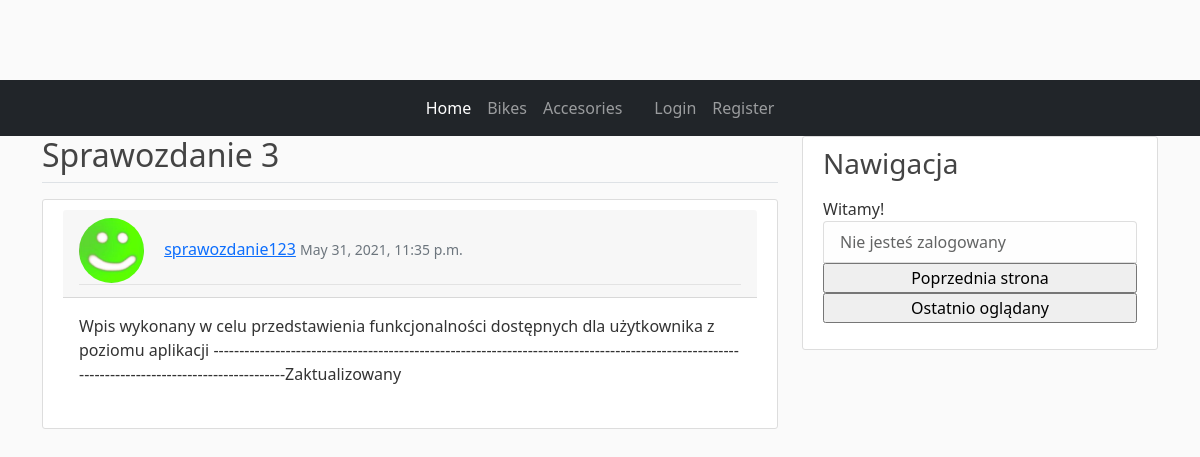
Screenshot of /post/7/ with the database file from the repository.
### blog/models.py (models this page shows, shortened)
class Post(models.Model):
    titles = models.CharField(max_length=8)
    content = models.TextField()
    date_posted = models.DateTimeField(default=timezone.now)
    author = models.ForeignKey(User, on_delete=models.CASCADE)

### users/models.py (models this page shows, shortened)
class Profile(models.Model):
    user = models.OneToOneField(User, on_delete=models.CASCADE)
    image = models.ImageField(default='default2.jpg', upload_to='profile_pics')

### blog/views.py (the view)
# urls.py: path('post/<int:pk>/', WpisSzczegoly.as_view(), name='post-detail'),
class WpisSzczegoly(DetailView):
    model = Post

### templates/blog/post_detail.html (shortened to what this page needs)
{% extends "blog/base.html" %}
{% block content %}
    <h2>{{ object.titles}}</h2>
    <div class="border-top pt-3">
    <article class="media content-section">
      <div class="media-body">
          <div class="card-header">
        <div class="article-metadata">
             <img class="rounded-circle article-img" width="70" src="{{ object.author.profile.image.url }}">
          <a class="mr-2" href="#">{{ object.author }}</a>
          <small class="text-muted">{{ object.date_posted }}</small>
        </div>
          </div>
          <div class="card-body">
        <p class="article-content">{{ object.content }}</p>
      </div>
      </div>
</article>
    </div>
{% endblock %}

### blog/static/main.css (style rules this page uses)
body { background: #fafafa; color: #333333; margin-top: 5rem; }
h1, h2, h3, h4, h5, h6 { color: #444444; }
.content-section { background: #ffffff; padding: 10px 20px; border: 1px solid #dddddd; border-radius: 3px; margin-bottom: 20px; }
.article-content { white-space: pre-line; }
.article-img { height: 65px; width: 65px; margin-right: 16px; }
.article-metadata { padding-bottom: 1px; margin-bottom: 4px; border-bottom: 1px solid #e3e3e3 }

### rows the page displays
Post: titles "Sprawozdanie 3", author.profile.image (picture), author "sprawozdanie123", date_posted "May 31, 2021, 11:35 p.m.", content "Wpis wykonany w celu przedstawienia funkcjonalności dostępnych dla użytkownika z poziomu aplikacji ----------------------------------------------------------------------------------------------------------------------------------------------Zaktualizowany"
